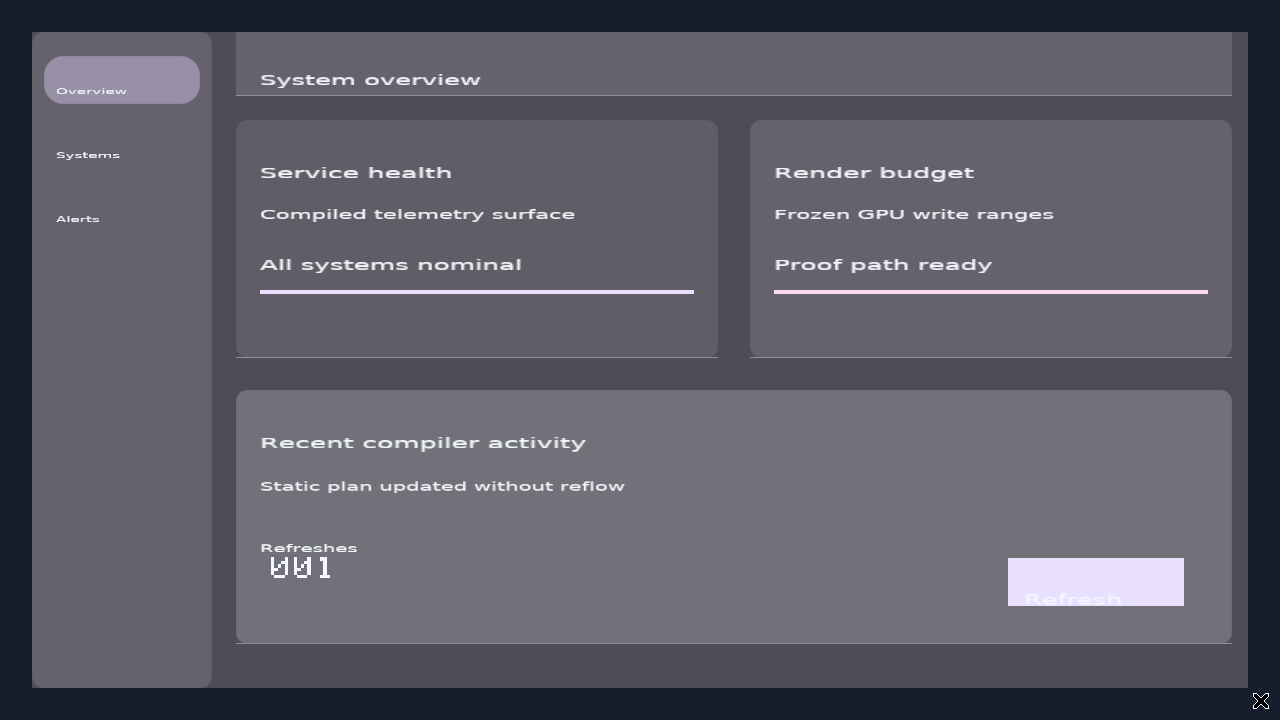
#> input picture out/material-profile-dashboard-before-shadow-v1.png, 1280 x 720 px; the run also reads 1 picture not shown here
$ python make_shadow_surface_v1_comparison.py
#> lines starting #> are read from the running program, lines starting #| are printed output that depends on the picture
#!/usr/bin/env python3
"""Build a deterministic before/after board for shadow_surface_plan v1 evidence."""
from __future__ import annotations

from pathlib import Path
from PIL import Image, ImageDraw, ImageFont

ROOT = Path(__file__).resolve().parents[1]
OUT = ROOT / "out"
BEFORE = OUT / "material-profile-dashboard-before-shadow-v1.png"
AFTER = OUT / "material-profile-dashboard-v1.png"
TARGET = OUT / "material-profile-shadow-v1-comparison.png"


def font(size: int) -> ImageFont.ImageFont:
    for path in [
        "/usr/share/fonts/truetype/dejavu/DejaVuSans.ttf",
        "/usr/share/fonts/truetype/liberation2/LiberationSans-Regular.ttf",
    ]:
        if Path(path).exists():
            return ImageFont.truetype(path, size)
    return ImageFont.load_default()


def label(draw: ImageDraw.ImageDraw, text: str, xy: tuple[int, int], size: int, fill: str) -> None:
    draw.text(xy, text, fill=fill, font=font(size))


def main() -> None:
    before = Image.open(BEFORE).convert("RGB")
#> before is the input picture: PIL image 1280x720 RGB; mean R, G, B 93.7, 92.1, 102.7
    after = Image.open(AFTER).convert("RGB")
    if before.size != after.size:
        raise SystemExit("comparison frames must have identical dimensions")
    width, height = before.size
#> width = 1280; height = 720
    board = Image.new("RGB", (width * 2 + 48, height + 174), "#111827")
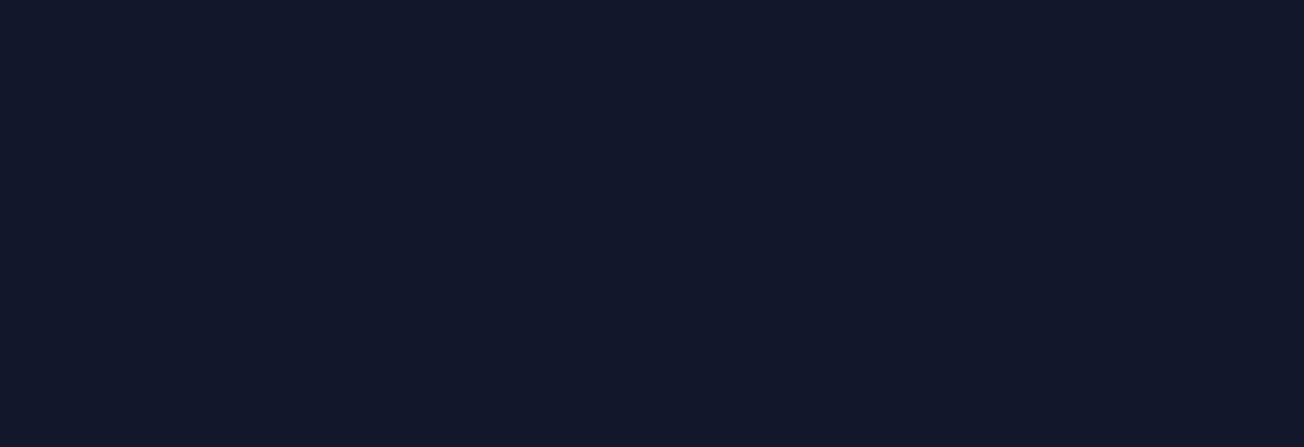
#> board: PIL image 2608x894 RGB (shown at 1/2 size); mean R, G, B 17, 24, 39
    draw = ImageDraw.Draw(board)
    label(draw, "Noir Material Profile — shadow_surface_plan v1", (28, 22), 25, "#f8fafc")
    label(draw, "Same X11/Vulkan scene; elevation layers are compiler-emitted immutable SDF quads.", (28, 59), 15, "#cbd5e1")
    board.paste(before, (0, 112))
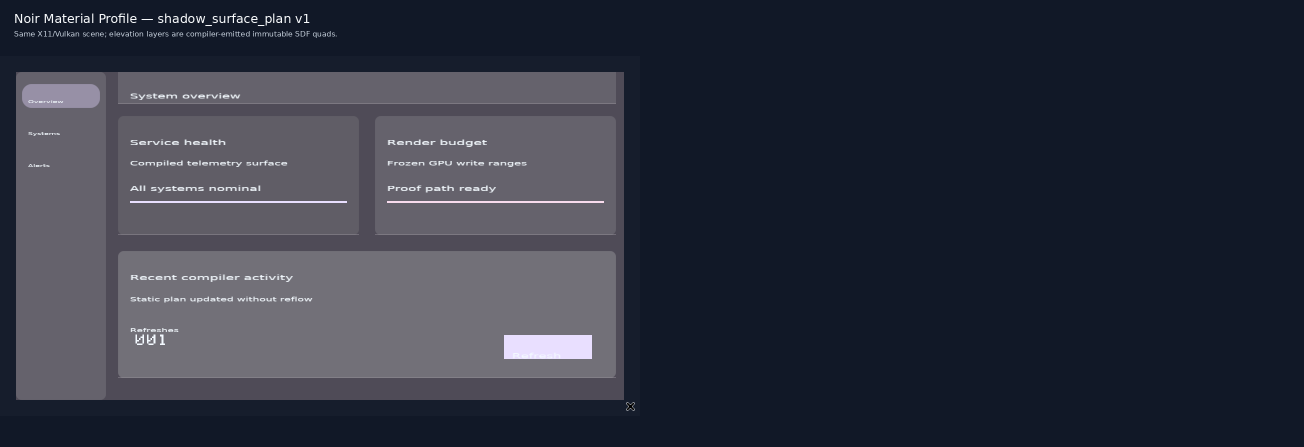
#> board: PIL image 2608x894 RGB (shown at 1/2 size); mean R, G, B 47.7, 51.3, 64.6
    board.paste(after, (width + 48, 112))
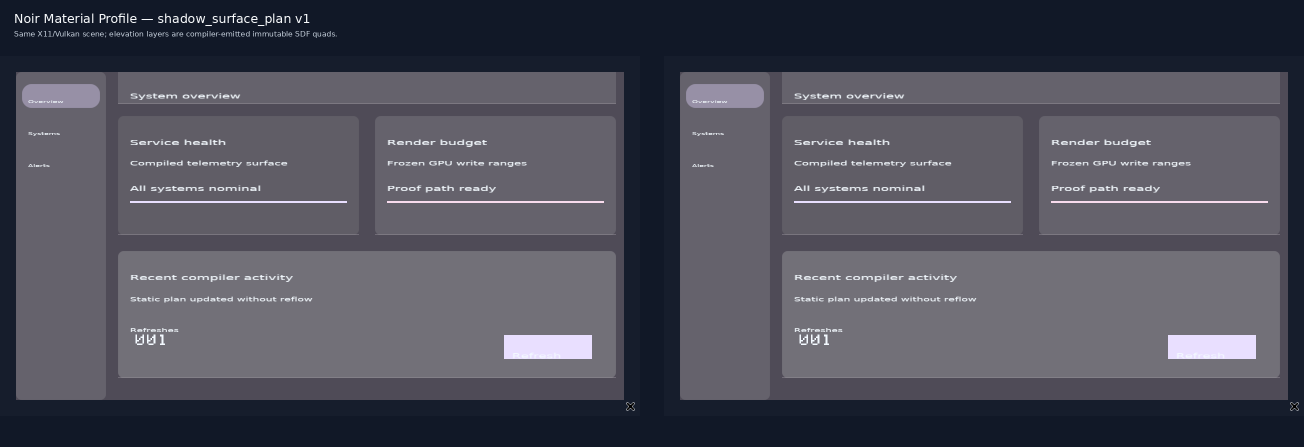
#> board: PIL image 2608x894 RGB (shown at 1/2 size); mean R, G, B 78.1, 78.3, 89.8
    label(draw, "Before — rounded surfaces only", (28, 83), 16, "#cbd5e1")
    label(draw, "After — fixed two-layer shadows", (width + 76, 83), 16, "#d8b4fe")

    # The crop emphasizes the perimeter between upper and lower elevated cards.
    crop_box = (210, 92, 1248, 660)
    crop_before = before.crop(crop_box).resize((519, 284), Image.Resampling.NEAREST)
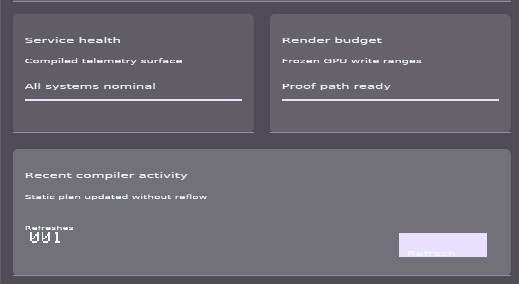
#> crop_before: PIL image 519x284 RGB; mean R, G, B 106.7, 103.8, 113.5
    crop_after = after.crop(crop_box).resize((519, 284), Image.Resampling.NEAREST)
    overlay_y = height - 9
#> overlay_y = 711
    board.paste(crop_before, (28, overlay_y - 284))
    board.paste(crop_after, (width + 76, overlay_y - 284))
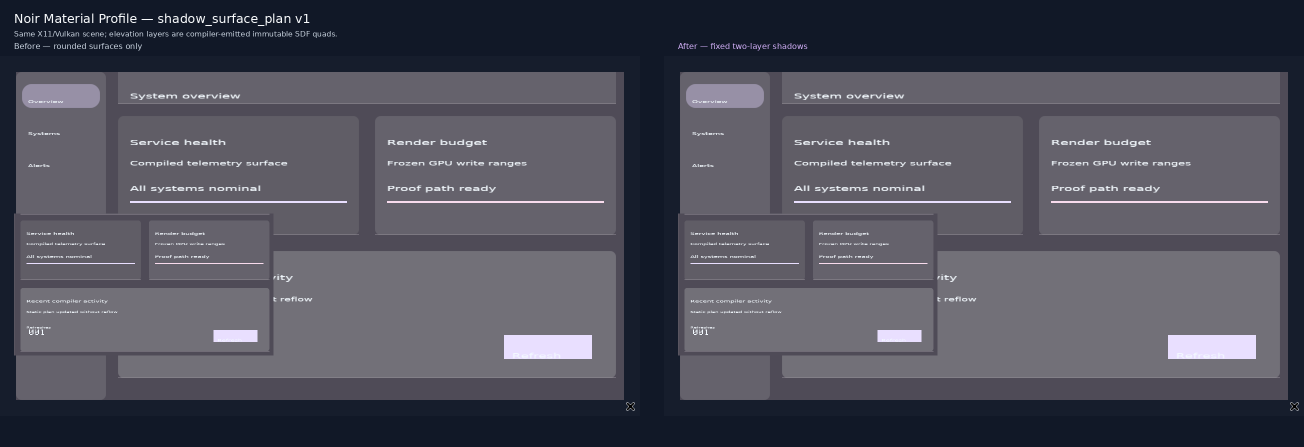
#> board: PIL image 2608x894 RGB (shown at 1/2 size); mean R, G, B 78.3, 78.5, 90
    draw.rectangle((26, overlay_y - 286, 549, overlay_y + 2), outline="#94a3b8", width=2)
    draw.rectangle((width + 74, overlay_y - 286, width + 597, overlay_y + 2), outline="#d8b4fe", width=2)
    label(draw, "Enlarged card-perimeter crop", (34, overlay_y - 279), 12, "#ffffff")
    label(draw, "Enlarged card-perimeter crop", (width + 82, overlay_y - 279), 12, "#ffffff")
    TARGET.parent.mkdir(parents=True, exist_ok=True)
    board.save(TARGET)
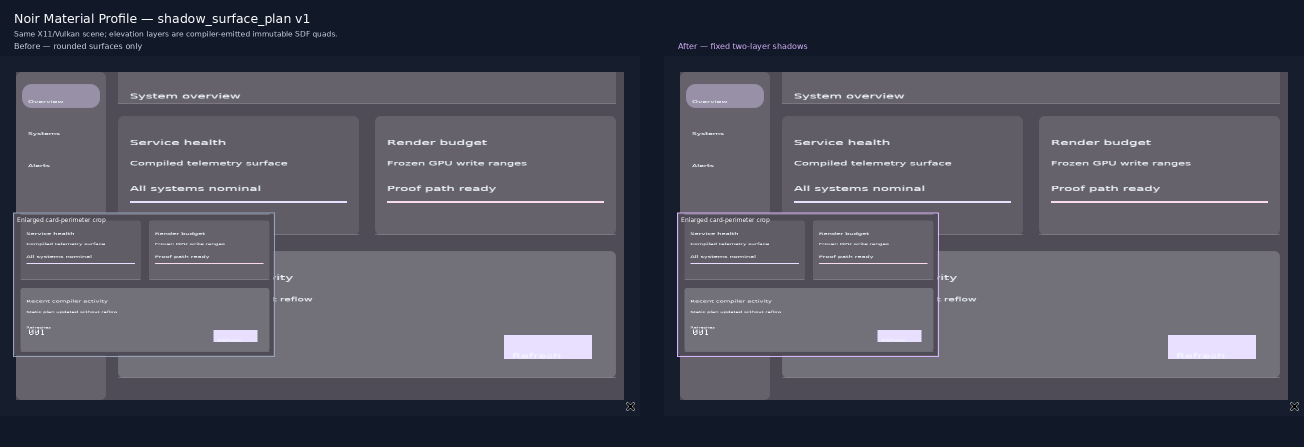
#> saved as material-profile-shadow-v1-comparison.png: PIL image 2608x894 RGB (shown at 1/2 size); mean R, G, B 78.6, 78.7, 90.4
    print(TARGET)


if __name__ == "__main__":
    main()
